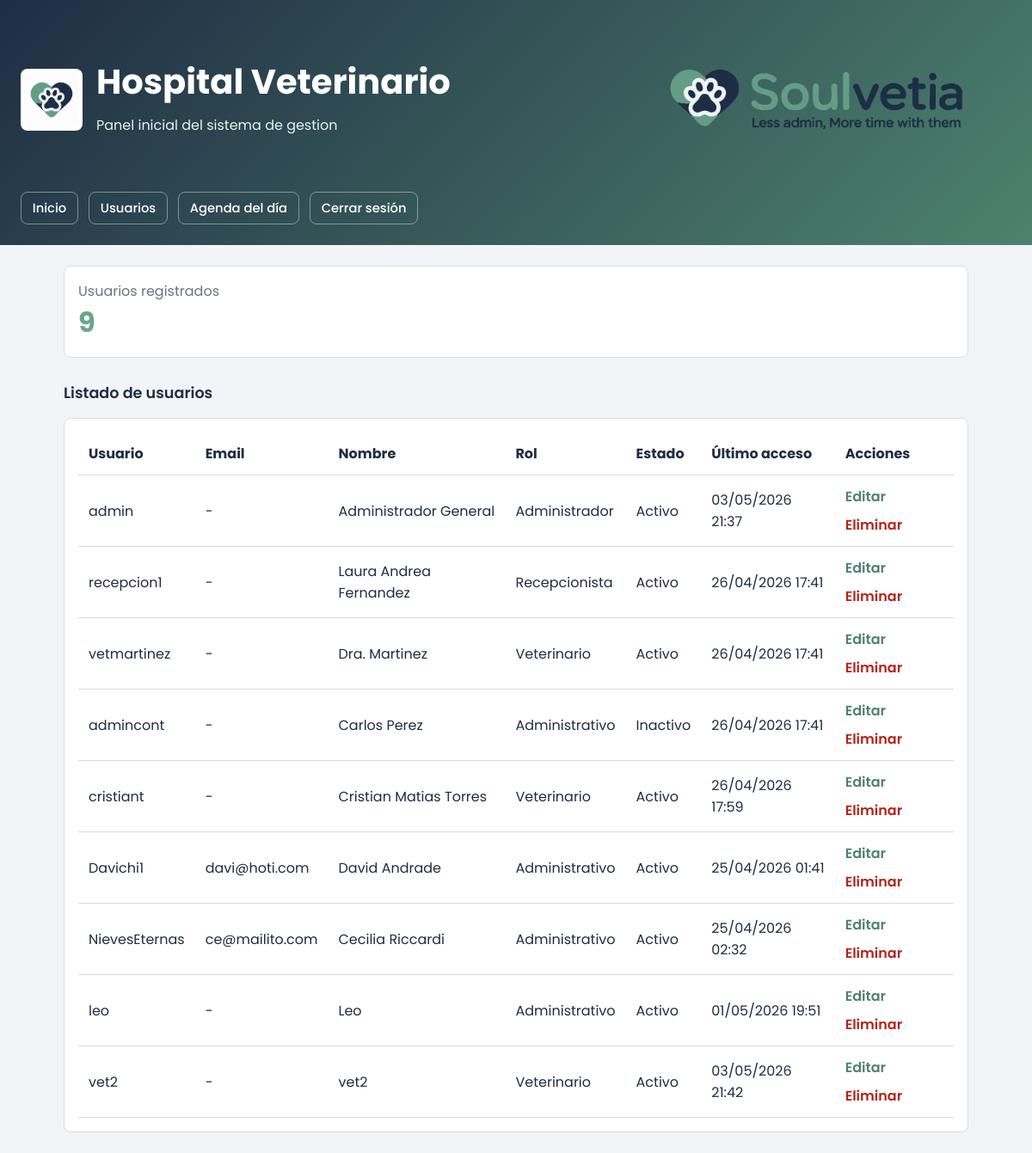
The page /usuarios/ (signed in) on the database as committed earlier.
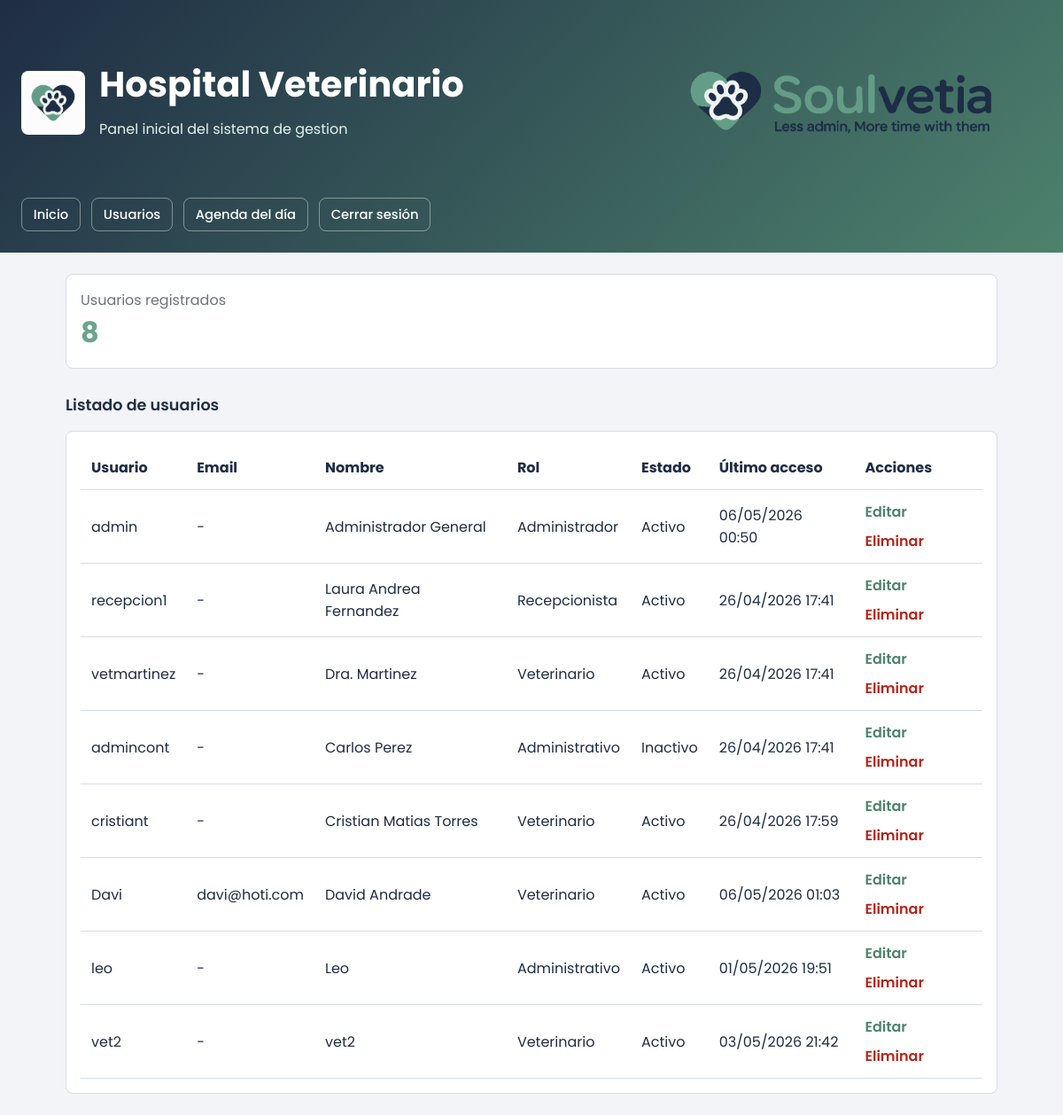
The same page on the database as committed later.
### tables this page shows
CREATE TABLE users (
                    id INTEGER PRIMARY KEY AUTOINCREMENT,
                    username TEXT NOT NULL UNIQUE,
                    full_name TEXT NOT NULL,
                    role TEXT NOT NULL,
                    status TEXT NOT NULL DEFAULT 'Activo',
                    last_access TEXT NOT NULL
                , password_hash TEXT NOT NULL DEFAULT '', email TEXT NOT NULL DEFAULT '');

### app/controllers/users_controller.py (the view)
@users_bp.route("/")
def index():
    users = service.get_users()
    return render_template("users.html", users=users, total_users=len(users))

### app/services/hospital_service.py (called while the page is built)
    def get_users(self) -> list[User]:
        return self.user_repository.list_all()

### app/services/user_repository.py (called while the page is built)
    def _connect(self) -> sqlite3.Connection:
        conn = sqlite3.connect(self.db_path)
        conn.row_factory = sqlite3.Row
        return conn

    def list_all(self) -> list[User]:
        with self._connect() as conn:
            rows = conn.execute("SELECT * FROM users ORDER BY id").fetchall()
        return [self._row_to_user(row) for row in rows]

    def _row_to_user(self, row: sqlite3.Row | dict) -> User:
        return User(
            id=row["id"],
            username=row["username"],
            full_name=row["full_name"],
            role=row["role"],
            status=row["status"],
            last_access=datetime.fromisoformat(row["last_access"]),
            email=row["email"] if "email" in row.keys() else "",
        )

### app/templates/users.html (shortened to what this page needs)
{% extends "base.html" %}
{% block content %}
<div class="grid">
  <div class="card">
    <div class="muted">Usuarios registrados</div>
    <div class="metric">{{ total_users }}</div>
  </div>
</div>
<div class="section-title" style="margin-top:0;">Listado de usuarios</div>
<div class="card">
  <table style="width:100%; border-collapse: collapse;">
    <thead>
      <tr>
        <th style="text-align:left; padding:0.75rem; border-bottom:1px solid var(--border);">Usuario</th>
        <th style="text-align:left; padding:0.75rem; border-bottom:1px solid var(--border);">Email</th>
        <th style="text-align:left; padding:0.75rem; border-bottom:1px solid var(--border);">Nombre</th>
        <th style="text-align:left; padding:0.75rem; border-bottom:1px solid var(--border);">Rol</th>
        <th style="text-align:left; padding:0.75rem; border-bottom:1px solid var(--border);">Estado</th>
        <th style="text-align:left; padding:0.75rem; border-bottom:1px solid var(--border);">Último acceso</th>
        <th style="text-align:left; padding:0.75rem; border-bottom:1px solid var(--border);">Acciones</th>
      </tr>
    </thead>
    <tbody>
      {% for user in users %}
      <tr>
        <td style="padding:0.75rem; border-bottom:1px solid var(--border);">{{ user.username }}</td>
        <td style="padding:0.75rem; border-bottom:1px solid var(--border);">{{ user.email or '-' }}</td>
        <td style="padding:0.75rem; border-bottom:1px solid var(--border);">{{ user.full_name }}</td>
        <td style="padding:0.75rem; border-bottom:1px solid var(--border);">{{ user.role }}</td>
        <td style="padding:0.75rem; border-bottom:1px solid var(--border);">{{ user.status }}</td>
        <td style="padding:0.75rem; border-bottom:1px solid var(--border);">{{ user.last_access.strftime("%d/%m/%Y %H:%M") }}</td>
        <td style="padding:0.75rem; border-bottom:1px solid var(--border); display:flex; gap:0.5rem; flex-wrap:wrap;">
          <a href="{{ url_for('users.edit', user_id=user.id) }}" class="link">Editar</a>
          <form method="post" action="{{ url_for('users.delete', user_id=user.id) }}" onsubmit="return confirm('¿Eliminar este usuario?');" style="margin:0;">
            <button type="submit" class="danger-link">Eliminar</button>
          </form>
        </td>
      </tr>
      {% endfor %}
    </tbody>
  </table>
</div>
{% endblock %}

Rows that differ between the two databases and show on the page:
removed users: username "NievesEternas", email "ce@mailito.com", full_name "Cecilia Riccardi", role "Administrativo", status "Activo", last_access "25/04/2026 02:32"
changed users "admin": last_access "03/05/2026 21:37" → "06/05/2026 00:50"
changed users "davi@hoti.com": username "Davichi1" → "Davi"; role "Administrativo" → "Veterinario"; last_access "25/04/2026 01:41" → "06/05/2026 01:03"
Other text that changed with them:
{{ total_users }}: "9" → "8"
